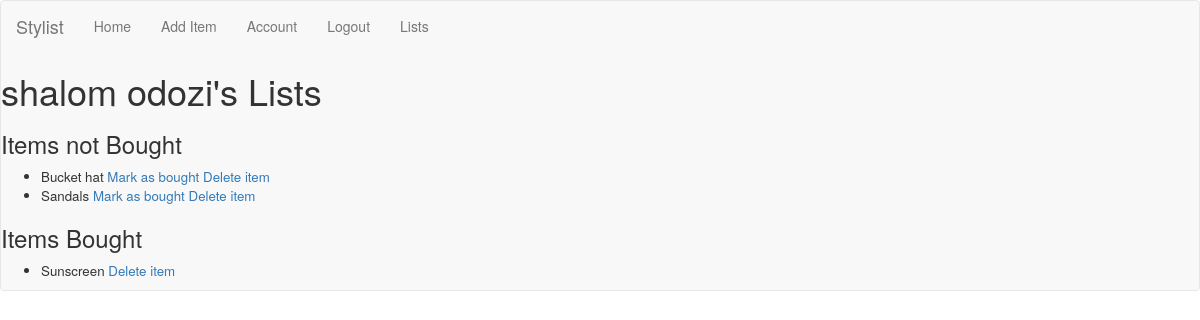
Before: /lists (signed in) with the older database file.
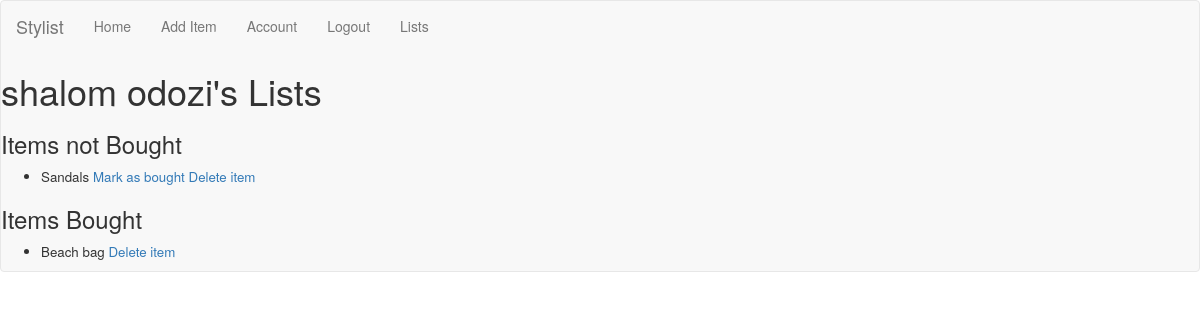
After: the same page with the newer database file.
### application/models.py (models this page shows, shortened)
class Users(db.Model, UserMixin):
	id = db.Column(db.Integer, primary_key=True)
	first_name = db.Column(db.String(30), nullable=False)
	last_name = db.Column(db.String(30), nullable=False)
	email = db.Column(db.String(150), nullable=False, unique=True)
	password = db.Column(db.String(50), nullable=False)

class Shoppinglist(db.Model, UserMixin):
	id = db.Column(db.Integer, primary_key=True)
	text = db.Column(db.String(200), nullable=False)
	bought = db.Column(db.Boolean)

### application/routes.py (the view)
@app.route('/lists')
@login_required
def lists():
  bought = Shoppinglist.query.filter_by(bought=True).all()
  notbought = Shoppinglist.query.filter_by(bought=False).all()
  return render_template('lists.html', title='Lists', bought=bought, notbought=notbought)

### application/models.py (called while the page is built)
@login_manager.user_loader
def load_user(id):
	return Users.query.get(int(id))

### application/templates/lists.html
{% extends "layout.html" %}
{% block body_content %}
<h1>{{ current_user.first_name}} {{ current_user.last_name }}'s Lists</h1>
<div>
	<h3> Items not Bought</h3>
	<ul>
		{% for shoppinglist in notbought %}
		<li style="font-size: 10pt">{{ shoppinglist.text }} <a href="{{ url_for('bought', id=shoppinglist.id) }}"> Mark as bought</a>
		<a href="{{ url_for ('delete', id=shoppinglist.id) }}">Delete item</a></li>
		{% endfor %}
	</ul>
	<h3> Items Bought</h3>
	<ul>
		{% for shoppinglist in bought %}
		<li style="font-size: 10pt">{{ shoppinglist.text }}
		<a href="{{ url_for('delete', id=shoppinglist.id) }}">Delete item</li>
		{% endfor %}
	</ul>
</div>
{% endblock body_content %}

### application/templates/layout.html (shortened to what this page needs)
<!DOCTYPE html>
<html lang="en">
<head>
	 <link rel="stylesheet" href="https://maxcdn.bootstrapcdn.com/bootstrap/3.4.0/css/bootstrap.min.css">
</head>
<body>
	<nav class="navbar navbar-default">
		<div class="container-fluid">
			<div class="navbar-header">
				<a class="navbar-brand href="{{ url_for('home') }}">Stylist</a>
			</div>
			<ul class="nav navbar-nav">
				{% if current_user.is_authenticated %}
					<li><a href="{{ url_for('home') }}">Home</a></li>
					<li><a href="{{ url_for('newitem') }}">Add Item</a></li>
					<li><a href="{{ url_for('account') }}">Account</a></li>
					<li><a href="{{ url_for('logout') }}">Logout</a></li>
					<li><a href="{{ url_for('lists') }}">Lists</a></li>
				{% else %}
					<li><a href="{{ url_for('home') }}">Home</a></li>
					<li><a href="{{ url_for('login') }}">Login</a></li>
					<li><a href="{{ url_for('register') }}">Register</a></li>
				{% endif %}
			</ul>
		</div>
    {% block body_content %}
    {% endblock %}
</body>
</html>

Changed rows visible on the page:
removed Shoppinglist: text "Bucket hat", shown under "Items not Bought"
removed Shoppinglist: text "Sunscreen", shown under "Items Bought"
added Shoppinglist: text "Beach bag", shown under "Items Bought"
